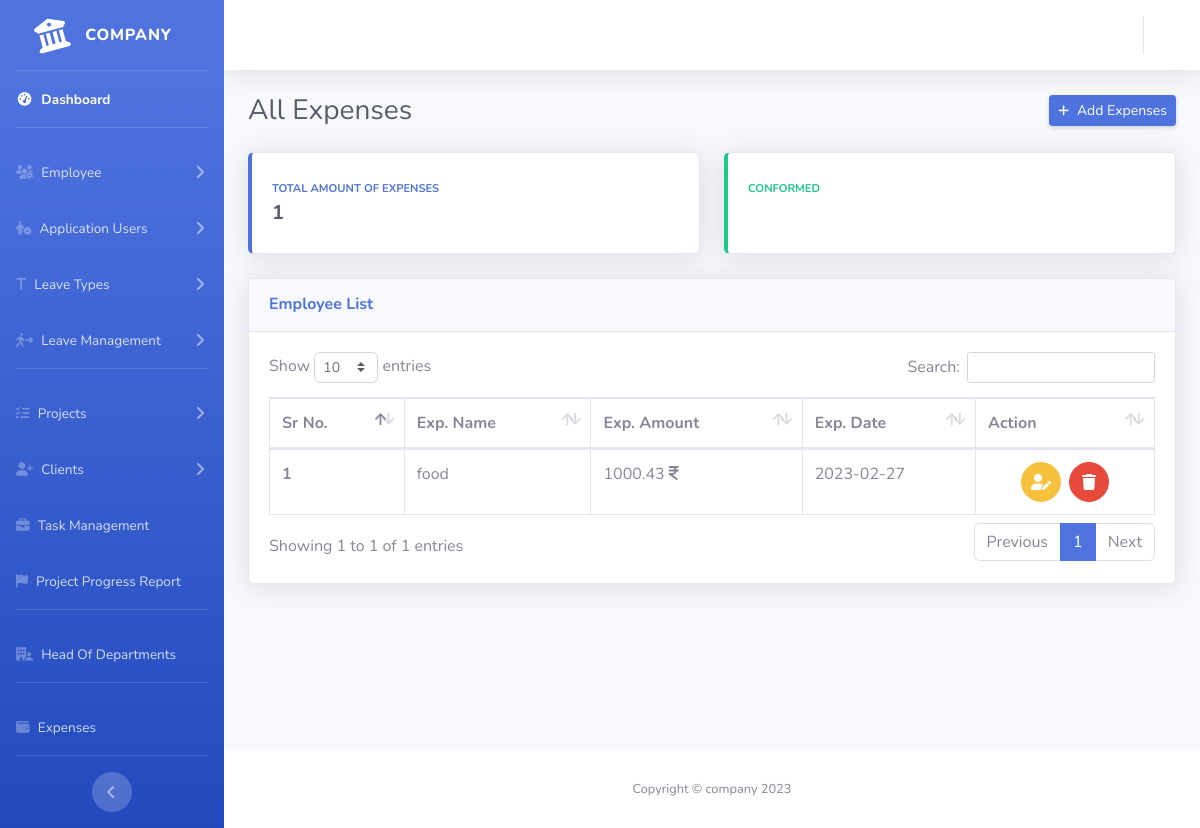
Page /admin/index.php?page=expenses-dashboard (signed in) on the committed database.
### tables this page shows
CREATE TABLE `expenses` (
  `exp_id` text NOT NULL,
  `exp_name` text NOT NULL,
  `exp_amount` double NOT NULL,
  `exp_date` date NOT NULL,
  `exp_bill_photo` text NOT NULL,
  `exp_createdAt` timestamp NOT NULL DEFAULT current_timestamp()
);

### admin/expenses-dashboard.php (the view, shortened to what this page needs)
<div class="container-fluid">
    <div class="d-sm-flex align-items-center justify-content-between mb-4">
        <h1 class="h3 mb-0 text-gray-800">All Expenses</h1>
        <a href="./index.php?page=expenses-new" class="d-none d-sm-inline-block btn btn-sm btn-primary shadow-sm"><i class="fas fa-plus fa-sm text-white mr-2"></i>Add Expenses</a>
    </div>
    <div class="row">
        <div class="col-xl-6 col-md-6 mb-4">
            <div class="card border-left-primary shadow h-100 py-2">
                <div class="card-body">
                    <div class="row no-gutters align-items-center">
                        <div class="col mr-2">
                            <div class="text-xs font-weight-bold text-primary text-uppercase mb-1">
                                Total Amount Of Expenses</div>
                            <div class="h5 mb-0 font-weight-bold text-gray-800"><?php
                                                                                echo $con->query("SELECT * FROM expenses;")->num_rows;
                                                                                ?></div>
                        </div>
                    </div>
                </div>
            </div>
        </div>
        <div class="col-xl-6 col-md-6 mb-4">
            <div class="card border-left-success shadow h-100 py-2">
                <div class="card-body">
                    <div class="row no-gutters align-items-center">
                        <div class="col mr-2">
                            <div class="text-xs font-weight-bold text-success text-uppercase mb-1">
                                Conformed</div>
                        </div>
                    </div>
                </div>
            </div>
        </div>
    </div>
    <div class="row">
        <div class="col-xl-12 col-lg-7">
            <div class="card shadow mb-4">
                <div class="card-header py-3">
                    <h6 class="m-0 font-weight-bold text-primary">Employee List</h6>
                </div>
                <div class="card-body">
                    <div class="table-responsive">
                        <table class="table table-bordered" id="dataTable" width="100%" cellspacing="0">
                            <thead>
                                <tr>
                                    <th>Sr No.</th>
                                    <th>Exp. Name</th>
                                    <th>Exp. Amount</th>
                                    <th>Exp. Date</th>
                                    <th>Action</th>
                                </tr>
                            </thead>
                            <tbody>
                                <?php
                                $i = 1;
                                $qry = $con->query("SELECT * FROM  expenses;");
                                while ($row = $qry->fetch_assoc()) { ?>
                                    <tr>
                                        <th scope="row"><?php echo $i++ ?></th>
                                        <td><?php echo $row['exp_name'] ?></td>
                                        <td><?php echo $row['exp_amount'] ?> <i class="fa-solid fa-indian-rupee-sign"></i></td>
                                        <td><?php echo $row['exp_date'] ?></td>
                                        <td class="d-flex align-items-center justify-content-center">
                                            <a type="button" class="btn btn-warning  btn-circle mx-1" href="./index.php?page=expenses-edit&expId=<?php echo $row['exp_id'] ?>"><i class="fa-solid fa-user-pen"></i></a>
                                            <a type="button" class="btn btn-danger  btn-circle deleteExp mx-1" href="#" data-id="<?php echo $row['exp_id'] ?>"><i class="fa-solid fa-trash"></i></a>
                                        </td>
                                    </tr>
                                <?php } ?>
                            </tbody>
                        </table>
                    </div>
                </div>
            </div>
        </div>
    </div>
</div>

### rows in the picture
expenses: exp_name "food", exp_amount "1000.43", exp_date "2023-02-27"

### other values in the picture
$con->query("SELECT * FROM expenses;")->num_rows "1"
